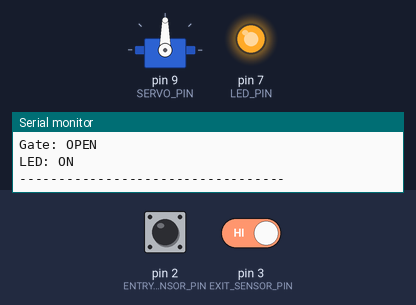
Simulated run of this sketch. Board: Arduino Uno, built with avr-gcc and run on an emulated ATmega328P. Parts: servo, output pins drawn as LEDs (lit = HIGH), the last lines printed to the serial monitor. The inputs (shaded band) are chosen by the test bench; at power-on: pin 2 (ENTRY_SENSOR_PIN) HIGH, pin 3 (EXIT_SENSOR_PIN) HIGH.

Above: at 1.3 s.
1.4 s: pin 2 (ENTRY_SENSOR_PIN) driven LOW
2.9 s: pin 3 (EXIT_SENSOR_PIN) driven LOW
4.4 s: pin 2 (ENTRY_SENSOR_PIN) pulsed HIGH 5 times (0.12 s each, 0.3 s apart)
At 6.5 s:
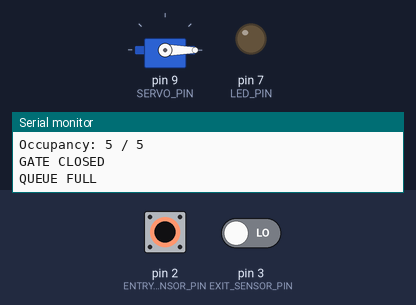
7.4 s: pin 2 (ENTRY_SENSOR_PIN) pulsed HIGH 2 times (0.12 s each, 0.3 s apart)
Timing chart, 0 to 10.4 s (numbered marks = the images above; inputs shaded):
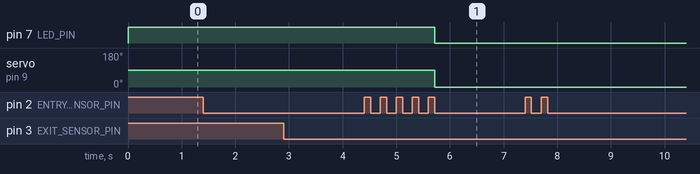

The sketch:

uno_queue_system.ino
```cpp
#include <Servo.h>

// ================= PIN CONFIGURATION =================

const int ENTRY_SENSOR_PIN = 2;
const int EXIT_SENSOR_PIN  = 3;

const int SERVO_PIN = 9;
const int LED_PIN   = 7;


// ================= QUEUE SETTINGS =================

const int MAX_CAPACITY = 5;


// ================= SERVO SETTINGS =================

const int GATE_OPEN_ANGLE   = 90;
const int GATE_CLOSED_ANGLE = 0;


// ================= IR SENSOR SETTINGS =================

// Most IR obstacle sensors detect an object by giving LOW.
// If your sensor works opposite, change LOW to HIGH.
const int SENSOR_TRIGGERED = LOW;


// ================= VARIABLES =================

Servo gateServo;

int occupancy = 0;

// Used to remember previous sensor state
int previousEntryState = HIGH;
int previousExitState  = HIGH;


// ======================================================
// SETUP
// ======================================================

void setup() {

  Serial.begin(9600);

  // IR sensors
  pinMode(ENTRY_SENSOR_PIN, INPUT);
  pinMode(EXIT_SENSOR_PIN, INPUT);

  // LED
  pinMode(LED_PIN, OUTPUT);

  // Servo
  gateServo.attach(SERVO_PIN);

  // Start with gate OPEN
  gateServo.write(GATE_OPEN_ANGLE);

  // LED ON because queue has space
  digitalWrite(LED_PIN, HIGH);

  Serial.println("----------------------------------");
  Serial.println(" SMART QUEUE MANAGEMENT SYSTEM");
  Serial.println("----------------------------------");

  Serial.println("Maximum Capacity: 5");
  Serial.println("Current Occupancy: 0");
  Serial.println("Gate: OPEN");
  Serial.println("LED: ON");
  Serial.println("----------------------------------");
}


// ======================================================
// OPEN GATE
// ======================================================

void openGate() {

  gateServo.write(GATE_OPEN_ANGLE);

  digitalWrite(LED_PIN, HIGH);

  Serial.println("GATE OPEN");
  Serial.println("SPACE AVAILABLE");
}


// ======================================================
// CLOSE GATE
// ======================================================

void closeGate() {

  gateServo.write(GATE_CLOSED_ANGLE);

  digitalWrite(LED_PIN, LOW);

  Serial.println("GATE CLOSED");
  Serial.println("QUEUE FULL");
}


// ======================================================
// CHECK ENTRY
// ======================================================

void checkEntry() {

  int currentEntryState = digitalRead(ENTRY_SENSOR_PIN);


  // Detect a new person entering
  // Sensor changes from NOT DETECTED → DETECTED

  if (currentEntryState == SENSOR_TRIGGERED &&
      previousEntryState != SENSOR_TRIGGERED) {

    // Only allow entry if space is available
    if (occupancy < MAX_CAPACITY) {

      occupancy++;

      Serial.println();
      Serial.println("PERSON ENTERED");

      Serial.print("Occupancy: ");
      Serial.print(occupancy);
      Serial.print(" / ");
      Serial.println(MAX_CAPACITY);


      // Check if maximum capacity reached

      if (occupancy >= MAX_CAPACITY) {

        closeGate();

      }
      else {

        openGate();

        Serial.print("Available spaces: ");
        Serial.println(MAX_CAPACITY - occupancy);
      }

    }
    else {

      Serial.println();
      Serial.println("ENTRY BLOCKED");
      Serial.println("QUEUE IS FULL");

    }
  }

  // Save current sensor state
  previousEntryState = currentEntryState;
}


// ======================================================
// CHECK EXIT
// ======================================================

void checkExit() {

  int currentExitState = digitalRead(EXIT_SENSOR_PIN);


  // Detect a new person exiting

  if (currentExitState == SENSOR_TRIGGERED &&
      previousExitState != SENSOR_TRIGGERED) {

    // Make sure occupancy doesn't become negative

    if (occupancy > 0) {

      occupancy--;

      Serial.println();
      Serial.println("PERSON EXITED");

      Serial.print("Occupancy: ");
      Serial.print(occupancy);
      Serial.print(" / ");
      Serial.println(MAX_CAPACITY);


      // Space is available again

      if (occupancy < MAX_CAPACITY) {

        openGate();

        Serial.print("Available spaces: ");
        Serial.println(MAX_CAPACITY - occupancy);
      }

    }
    else {

      Serial.println();
      Serial.println("QUEUE IS ALREADY EMPTY");

    }
  }

  // Save current sensor state
  previousExitState = currentExitState;
}


// ======================================================
// MAIN LOOP
// ======================================================

void loop() {

  checkEntry();

  checkExit();

  delay(50);
}
```

Measured:
- after the input at 4.4 s, pin 7 (LED_PIN): HIGH → LOW after 1.3 s; servo on pin 9 (SERVO_PIN): 90° → 0° after 1.3 s
